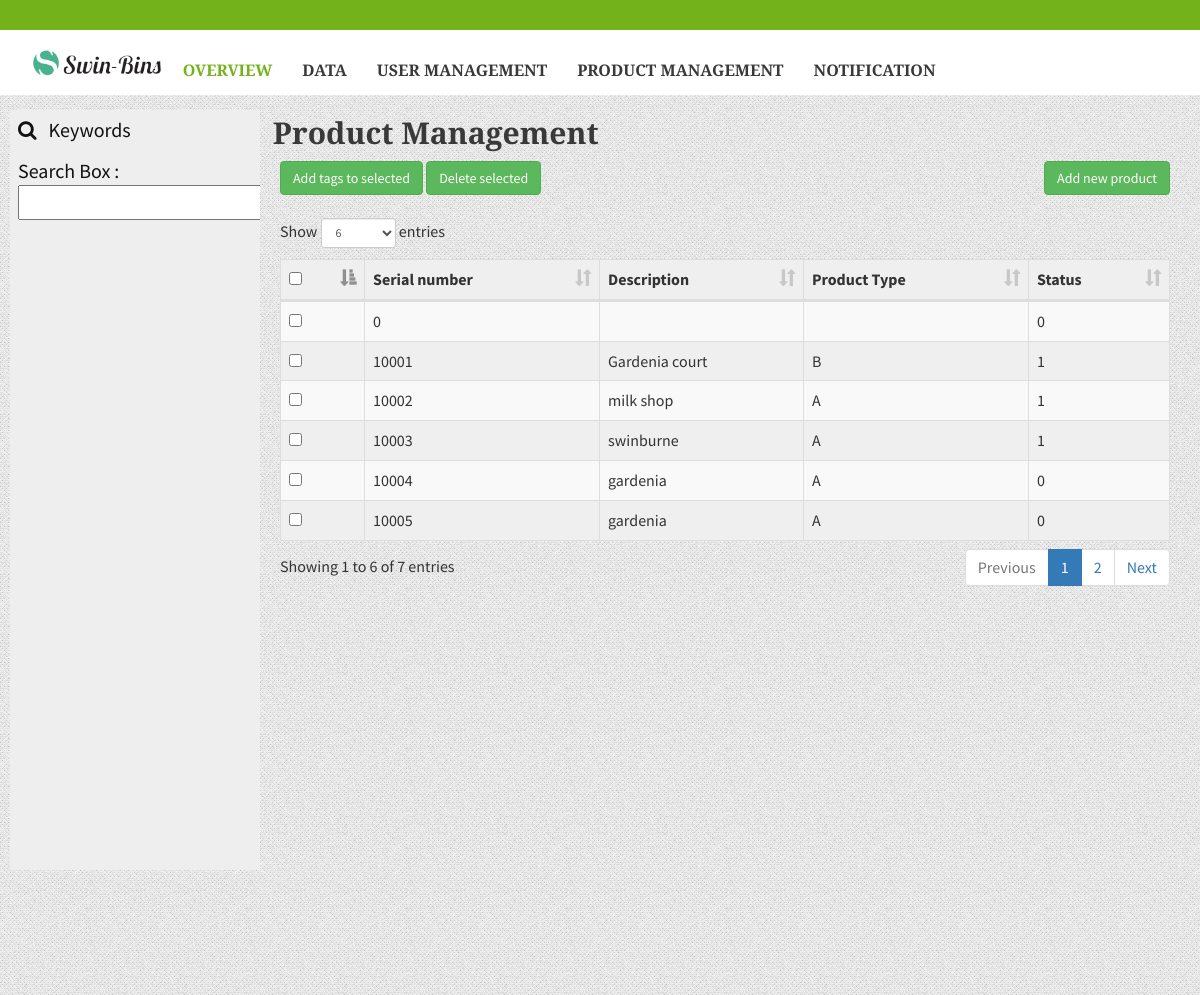
/products.php, run on the app's committed database.
### tables this page shows
CREATE TABLE `bindetails` (
  `binid` int(6) NOT NULL,
  `location` varchar(64) NOT NULL,
  `latitude` float(10,6) NOT NULL,
  `longitude` float(10,6) NOT NULL,
  `bintype` varchar(64) NOT NULL,
  `area` varchar(64) NOT NULL,
  `Priority` varchar(64) NOT NULL,
  `zone` varchar(10) NOT NULL,
  `tags` varchar(128) NOT NULL,
  `update_frequency` int(2) NOT NULL,
  `status` tinyint(1) NOT NULL,
  `empid` varchar(8) NOT NULL,
  `time_collected` int(64) NOT NULL
);

### products.php (the view, shortened to what this page needs)
<?php
 include_once("connection.php");
    $query= "SELECT * FROM bindetails";
            $result = mysqli_query($connection, $query);
?>
<!DOCTYPE html>
<html lang="en">
<head>
    <link href="assets/css/font-awesome.min.css" rel="stylesheet">
    <link href="assets/css/flaticon.css" rel="stylesheet">
    <link href="assets/css/bootstrap.min.css" rel="stylesheet">
    <link href="assets/css/animate.css" rel="stylesheet">
    <link href="assets/css/owl.carousel.css" rel="stylesheet">
    <link href="assets/css/owl.theme.css" rel="stylesheet">
    <link href="assets/css/slick.css" rel="stylesheet">
    <link href="assets/css/slick-theme.css" rel="stylesheet">
    <link href="assets/css/owl.transitions.css" rel="stylesheet">
    <link href="assets/css/jquery.fancybox.css" rel="stylesheet">
    <link href="assets/css/magnific-popup.css" rel="stylesheet">
    <link href="assets/datatables/dataTables.min.css" rel="stylesheet" type="text/css" />
    <link href="assets/css/style.css" rel="stylesheet">
    <link href="assets/css/main.css" rel="stylesheet">
      <link rel="stylesheet" href="//code.jquery.com/ui/1.12.1/themes/base/jquery-ui.css">
</head>
<body>
    <div class="page-wrapper">
        <header class="site-header header-style-3 sticky-s1">
            <div class="topbar">
                <div class="upper-topbar">
                </div>
            </div>
            <nav class="navigation navbar navbar-default">
                <div class="container">
                    <div class="navbar-header">
                        <a class="logo" href="#"><img src="assets/images/logo.png" height="35"></a>
                    </div>
                    <div id="navbar" class="navbar-collapse collapse navbar-left navigation-holder">
                        <ul class="nav navbar-nav">
                            <li class="menu-item-has-children current-menu-ancestor">
                                <a href="index.php">Overview</a>
                            </li>
                            <li class="menu-item-has-children">
                                <a href="#">Data</a>
                            </li>
                            <li class="menu-item-has-children">
                                <a href="#">User Management</a>
                            </li>
                            <li class="menu-item-has-children">
                                <a href="#">Product Management</a>
                            </li>
                        </ul>
                        <ul class="nav navbar-nav navbar-right">
        <li class="dropdown">
          <a href="#" class="dropdown-toggle" data-toggle="dropdown" role="button" aria-haspopup="true" aria-expanded="false">Notification &nbsp; <span class="label label-pill label-danger count" style="border-radius:10px;"></a>
        </li>
      </ul>
                    </div>
                </div>
            </nav>
        </header>
<div class="page-content">
<div id="mySidenav" class="sidenav">
  <a ><i class="fa fa-search" aria-hidden="true"></i> &nbsp; Keywords</a>
  <a> Search Box : <input type="text" id="searchbox">
<br><br> </a>
</div>
         <section class="testimonials-section-s2">
            <div class="container-fluid">
                        <div class="row">
                            <div class="col-lg-12 col-md-12 col-sm-12 col-xs-12">
                                <div class="card">
                                    <div class="card-header">
                                        <h2> &nbsp;Product Management</h2>
                                    </div>
                                </div>
                        <div class="container-fluid">
        <div class ="row">
            <div class="col-lg-12 col-md-12 col-sm-12 col-xs-12">
                                <div class="card">
                                    <button class="btn btn-success " style="float:right;"data-toggle="modal" data-target="#myModalNorm">
    Add new product
</button>
                                    <a class="btn btn-success">Add tags to selected</a> <a class="btn btn-success">Delete selected</a> </br></br>
                                        <div class="card-content">
                                        <div class="table-responsive">
                                            <table id="dataTableExample1" class="table table-bordered table-striped table-hover">
                                                <thead>
                                                    <tr>
                                                        <th><input type="checkbox" onclick="checkAll(this)"></input></th>
                                                        <th>Serial number</th>
                                                        <th>Description</th>
                                                        <th>Product Type</th>
                                                        <th>Status</th>
                                                    </tr>
                                                </thead>
                                                <tbody>
                                                    <tr>
                                                        <?php   while ($row = mysqli_fetch_assoc($result))
                                                           {
                                                        ?>
                                                        <td><input type="checkbox"></input></td>
                                                        <td><?php echo  $row["binid"] ?></td>
                                                        <td><?php echo  $row["location"] ?></td>
                                                        <td><?php echo  $row["bintype"] ?></td>
                                                        <td><?php echo  $row["status"]?></td>
                                                       </tr> <?php
                            }
                     ?>
                                                </tbody>
                                            </table>
                                        </div>
                                    </div>
                                </div>
                            </div>
       </div>
     </div>
         </div>
</div>
</div>
        </section>
    </div>
</body>
</html>

### assets/css/main.css (style rules this page uses)
html { height: 100%; }
body { min-height:100%; position:relative; padding-bottom:[footer-height] }
.sidenav { top: 60px; left: 10px; width: 250px; height: 760px; position: absolute; margin-top: 50px; z-index: 1; background-color: #EEEEEE; overflow-x: hidden; transition: 0.5s; }
.sidenav a { padding: 6px 6px 6px 32px; width: 100% text-decoration: none; font-size: 20px; color: #111111; display: block; transition: 0.3s; padding-left: 8px; }
tr { width:100%; }
td { padding: 6px; border-bottom: 1px solid #ddd; }

### data on the page
bindetails: binid "0", status "0"
bindetails: binid "10001", location "Gardenia court", bintype "B", status "1"
bindetails: binid "10002", location "milk shop", bintype "A", status "1"
bindetails: binid "10003", location "swinburne", bintype "A", status "1"
bindetails: binid "10004", location "gardenia", bintype "A", status "0"
bindetails: binid "10005", location "gardenia", bintype "A", status "0"
